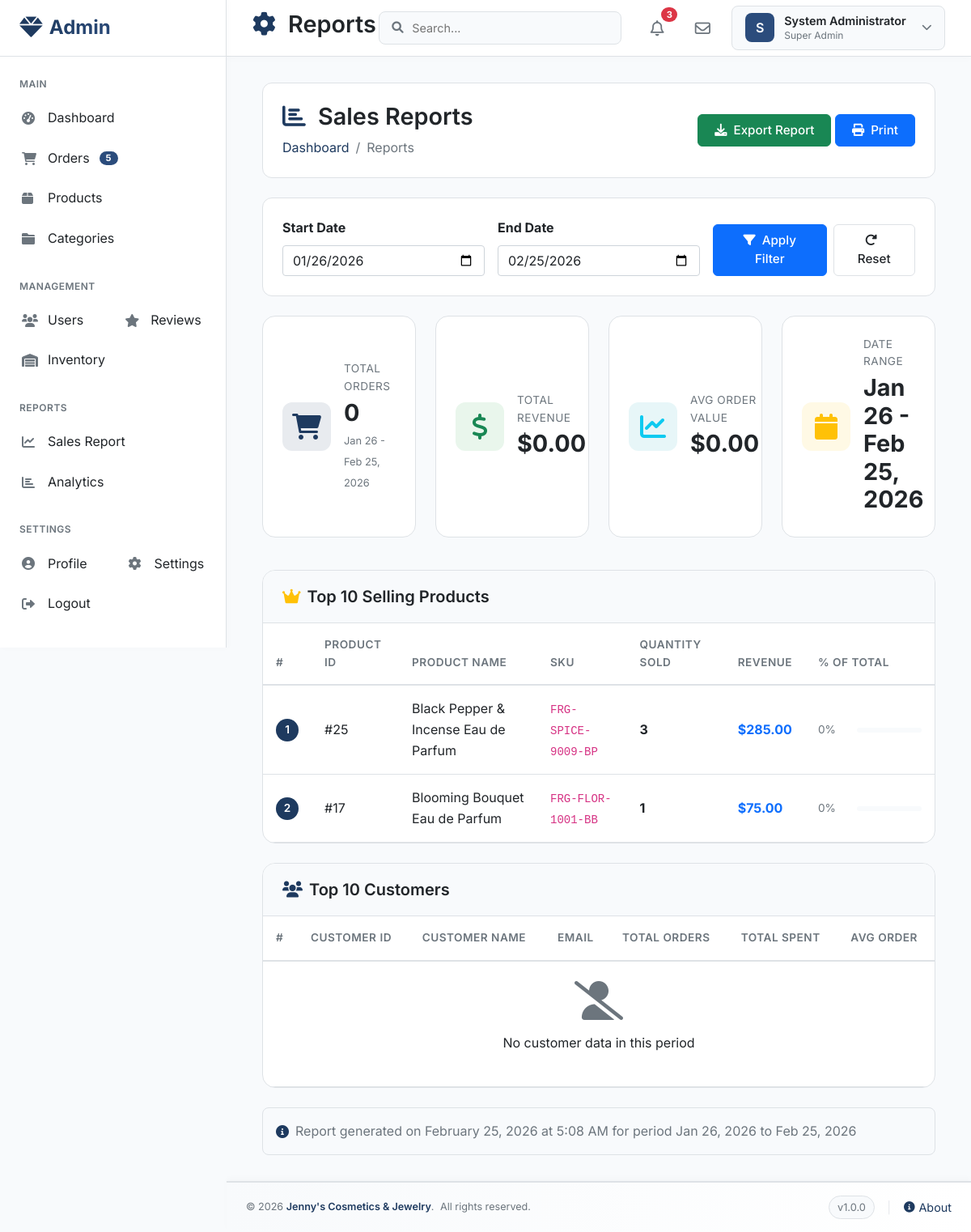
/admin/reports.php (signed in), run on the app's committed database.
### tables this page shows
CREATE TABLE `products` (
  `product_id` int(11) NOT NULL,
  `product_name` varchar(200) NOT NULL,
  `sku` varchar(50) NOT NULL,
  `description` text DEFAULT NULL,
  `short_description` varchar(500) DEFAULT NULL,
  `category_id` int(11) NOT NULL,
  `unit_price` decimal(10,2) NOT NULL,
  `cost_price` decimal(10,2) DEFAULT NULL,
  `quantity_in_stock` int(11) DEFAULT 0,
  `min_stock_level` int(11) DEFAULT 10,
  `max_stock_level` int(11) DEFAULT 100,
  `image_url` varchar(255) DEFAULT NULL,
  `additional_images` longtext DEFAULT NULL CHECK (json_valid(`additional_images`)),
  `weight_grams` decimal(8,2) DEFAULT NULL,
  `dimensions` varchar(50) DEFAULT NULL,
  `is_featured` tinyint(1) DEFAULT 0,
  `is_active` tinyint(1) DEFAULT 1,
  `created_at` timestamp NOT NULL DEFAULT current_timestamp(),
  `updated_at` timestamp NOT NULL DEFAULT current_timestamp() ON UPDATE current_timestamp(),
  `total_sold` int(11) DEFAULT 0,
  `rating` decimal(3,2) DEFAULT 0.00,
  `review_count` int(11) DEFAULT 0
);

### admin/reports.php (the view, shortened to what this page needs)
<?php
require_once '../config/database.php';
$start_date = isset($_GET['start_date']) ? $_GET['start_date'] : date('Y-m-d', strtotime('-30 days'));
$end_date = isset($_GET['end_date']) ? $_GET['end_date'] : date('Y-m-d');
$top_products = [];
$top_products_query = "
    SELECT p.product_id, p.product_name, p.sku,
           COALESCE(SUM(oi.quantity), 0) as total_quantity,
           COALESCE(SUM(oi.total_price), 0) as total_revenue
    FROM products p
    LEFT JOIN order_items oi ON p.product_id = oi.product_id
    LEFT JOIN orders o ON oi.order_id = o.order_id
        AND DATE(o.order_date) BETWEEN ? AND ?
        AND o.status IN ('Delivered', 'Shipped')
    GROUP BY p.product_id, p.product_name, p.sku
    HAVING total_quantity > 0
    ORDER BY total_quantity DESC
    LIMIT 10";
$top_products_stmt = mysqli_prepare($connection, $top_products_query);
mysqli_stmt_bind_param($top_products_stmt, "ss", $start_date, $end_date);
mysqli_stmt_execute($top_products_stmt);
$top_products_result = mysqli_stmt_get_result($top_products_stmt);
if ($top_products_result && mysqli_num_rows($top_products_result) > 0) {
    while ($row = mysqli_fetch_assoc($top_products_result)) {
        $top_products[] = $row;
    }
}
$top_customers = [];
$sales_summary = [
    'total_orders' => 0,
    'total_revenue' => 0,
    'avg_order_value' => 0,
    'first_order' => null,
    'last_order' => null
];
$sales_summary_query = "
    SELECT
        COUNT(*) as total_orders,
        COALESCE(SUM(total_amount), 0) as total_revenue,
        COALESCE(AVG(total_amount), 0) as avg_order_value,
        MIN(order_date) as first_order,
        MAX(order_date) as last_order
    FROM orders
    WHERE DATE(order_date) BETWEEN ? AND ?
      AND status IN ('Delivered', 'Shipped')";
$sales_summary_stmt = mysqli_prepare($connection, $sales_summary_query);
mysqli_stmt_bind_param($sales_summary_stmt, "ss", $start_date, $end_date);
mysqli_stmt_execute($sales_summary_stmt);
$sales_summary_result = mysqli_stmt_get_result($sales_summary_stmt);
if ($sales_summary_result && mysqli_num_rows($sales_summary_result) > 0) {
    $sales_summary = mysqli_fetch_assoc($sales_summary_result);
}
include '../includes/admin_header.php';
?>
<div class="container-fluid">
    <div class="row mb-4">
        <div class="col-12">
            <div class="page-header-box">
                <div class="d-flex justify-content-between align-items-center flex-wrap gap-3">
                    <div>
                        <h1 class="page-title">
                            <i class="fas fa-chart-bar me-2"></i>
                            Sales Reports
                        </h1>
                        <nav aria-label="breadcrumb">
                            <ol class="breadcrumb">
                                <li class="breadcrumb-item"><a href="dashboard.php">Dashboard</a></li>
                                <li class="breadcrumb-item active" aria-current="page">Reports</li>
                            </ol>
                        </nav>
                    </div>
                    <div class="page-actions">
                        <button class="btn btn-success" onclick="exportToCSV()">
                            <i class="fas fa-download me-2"></i>Export Report
                        </button>
                        <button class="btn btn-primary" onclick="window.print()">
                            <i class="fas fa-print me-2"></i>Print
                        </button>
                    </div>
                </div>
            </div>
        </div>
    </div>
    <div class="row mb-4">
        <div class="col-12">
            <div class="filters-card">
                <form method="GET" action="" class="filters-form">
                    <div class="row g-3 align-items-end">
                        <div class="col-md-4">
                            <label for="start_date" class="form-label fw-bold">Start Date</label>
                            <input type="date" class="form-control" id="start_date"
                                   name="start_date" value="<?php echo $start_date; ?>" required>
                        </div>
                        <div class="col-md-4">
                            <label for="end_date" class="form-label fw-bold">End Date</label>
                            <input type="date" class="form-control" id="end_date"
                                   name="end_date" value="<?php echo $end_date; ?>" required>
                        </div>
                        <div class="col-md-4">
                            <div class="d-flex gap-2">
                                <button type="submit" class="btn btn-primary flex-fill">
                                    <i class="fas fa-filter me-2"></i>Apply Filter
                                </button>
                                <a href="reports.php" class="btn btn-light flex-fill">
                                    <i class="fas fa-redo-alt me-2"></i>Reset
                                </a>
                            </div>
                        </div>
                    </div>
                </form>
            </div>
        </div>
    </div>
    <div class="row mb-4">
        <div class="col-xl-3 col-md-6 mb-3">
            <div class="summary-card">
                <div class="summary-icon" style="background: rgba(30,58,95,0.1); color: var(--primary);">
                    <i class="fas fa-shopping-cart"></i>
                </div>
                <div class="summary-details">
                    <span class="summary-label">Total Orders</span>
                    <span class="summary-value"><?php echo number_format($sales_summary['total_orders'] ?? 0); ?></span>
                    <span class="summary-period"><?php echo date('M d', strtotime($start_date)); ?> - <?php echo date('M d, Y', strtotime($end_date)); ?></span>
                </div>
            </div>
        </div>
        <div class="col-xl-3 col-md-6 mb-3">
            <div class="summary-card">
                <div class="summary-icon" style="background: rgba(40,167,69,0.1); color: var(--success);">
                    <i class="fas fa-dollar-sign"></i>
                </div>
                <div class="summary-details">
                    <span class="summary-label">Total Revenue</span>
                    <span class="summary-value">$<?php echo number_format($sales_summary['total_revenue'] ?? 0, 2); ?></span>
                </div>
            </div>
        </div>
        <div class="col-xl-3 col-md-6 mb-3">
            <div class="summary-card">
                <div class="summary-icon" style="background: rgba(23,162,184,0.1); color: var(--info);">
                    <i class="fas fa-chart-line"></i>
                </div>
                <div class="summary-details">
                    <span class="summary-label">Avg Order Value</span>
                    <span class="summary-value">$<?php echo number_format($sales_summary['avg_order_value'] ?? 0, 2); ?></span>
                </div>
            </div>
        </div>
        <div class="col-xl-3 col-md-6 mb-3">
            <div class="summary-card">
                <div class="summary-icon" style="background: rgba(255,193,7,0.1); color: var(--warning);">
                    <i class="fas fa-calendar"></i>
                </div>
                <div class="summary-details">
                    <span class="summary-label">Date Range</span>
                    <span class="summary-value small"><?php echo date('M d', strtotime($start_date)); ?> - <?php echo date('M d, Y', strtotime($end_date)); ?></span>
                </div>
            </div>
        </div>
    </div>
    <div class="row mb-4">
        <div class="col-12">
            <div class="table-card">
                <div class="table-header">
                    <h5><i class="fas fa-crown me-2" style="color: #ffc107;"></i>Top 10 Selling Products</h5>
                </div>
                <div class="table-responsive">
                    <table class="table report-table">
                        <thead>
                            <tr>
                                <th>#</th>
                                <th>Product ID</th>
                                <th>Product Name</th>
                                <th>SKU</th>
                                <th>Quantity Sold</th>
                                <th>Revenue</th>
                                <th>% of Total</th>
                            </tr>
                        </thead>
                        <tbody>
                            <?php if (empty($top_products)): ?>
                                <tr>
                                    <td colspan="7" class="text-center py-4">
                                        <i class="fas fa-box-open fa-3x text-muted mb-3"></i>
                                        <p>No products sold in this period</p>
                                    </td>
                                </tr>
                            <?php else: ?>
                                <?php
                                $total_revenue = $sales_summary['total_revenue'] ?? 1;
                                $rank = 1;
                                foreach ($top_products as $product):
                                    $percentage = $total_revenue > 0 ? round(($product['total_revenue'] / $total_revenue) * 100, 1) : 0;
                                ?>
                                <tr>
                                    <td>
                                        <span class="rank-badge"><?php echo $rank++; ?></span>
                                    </td>
                                    <td>#<?php echo $product['product_id']; ?></td>
                                    <td><?php echo htmlspecialchars($product['product_name']); ?></td>
                                    <td><code><?php echo $product['sku']; ?></code></td>
                                    <td class="fw-bold"><?php echo number_format($product['total_quantity']); ?></td>
                                    <td class="text-primary fw-bold">$<?php echo number_format($product['total_revenue'], 2); ?></td>
                                    <td>
                                        <div class="percentage-bar">
                                            <span class="percentage-value"><?php echo $percentage; ?>%</span>
                                            <div class="progress" style="height: 6px; width: 80px;">
                                            </div>
                                        </div>
                                    </td>
                                </tr>
                                <?php endforeach; ?>
                            <?php endif; ?>
                        </tbody>
                    </table>
                </div>
            </div>
        </div>
    </div>
    <div class="row mb-4">
        <div class="col-12">
            <div class="table-card">
                <div class="table-header">
                    <h5><i class="fas fa-users me-2" style="color: var(--primary);"></i>Top 10 Customers</h5>
                </div>
                <div class="table-responsive">
                    <table class="table report-table">
                        <thead>
                            <tr>
                                <th>#</th>
                                <th>Customer ID</th>
                                <th>Customer Name</th>
                                <th>Email</th>
                                <th>Total Orders</th>
                                <th>Total Spent</th>
                                <th>Avg Order</th>
                            </tr>
                        </thead>
                        <tbody>
                            <?php if (empty($top_customers)): ?>
                                <tr>
                                    <td colspan="7" class="text-center py-4">
                                        <i class="fas fa-user-slash fa-3x text-muted mb-3"></i>
                                        <p>No customer data in this period</p>
                                    </td>
                                </tr>
                            <?php endif; ?>
                        </tbody>
                    </table>
                </div>
            </div>
        </div>
    </div>
    <div class="row">
        <div class="col-12">
            <div class="info-box">
                <i class="fas fa-info-circle me-2"></i>
                <span>Report generated on <?php echo date('F j, Y \a\t g:i A'); ?> for period <?php echo date('M d, Y', strtotime($start_date)); ?> to <?php echo date('M d, Y', strtotime($end_date)); ?></span>
            </div>
        </div>
    </div>
</div>
<?php include '../includes/admin_footer.php'; ?>

### data on the page
products: product_id "25", product_name "Black Pepper & Incense Eau de Parfum", sku "FRG-SPICE-9009-BP", total_quantity "3", total_revenue "285.00", percentage "0"
products: product_id "17", product_name "Blooming Bouquet Eau de Parfum", sku "FRG-FLOR-1001-BB", total_quantity "1", total_revenue "75.00", percentage "0"

### other printed values
$pending_count "5"
$page_title "Reports"
substr($admin_name, 0, 1) "S"
$admin_name "System Administrator"
$admin_role "Super Admin"
$sales_summary['total_orders'] "0"
date('M d', strtotime($start_date)) "Jan 26"
date('M d, Y', strtotime($end_date)) "Feb 25, 2026"
$sales_summary['total_revenue'] "0.00"
$sales_summary['avg_order_value'] "0.00"
date('M d, Y', strtotime($start_date)) "Jan 26, 2026"
SITE_NAME "Jenny's Cosmetics & Jewelry"
